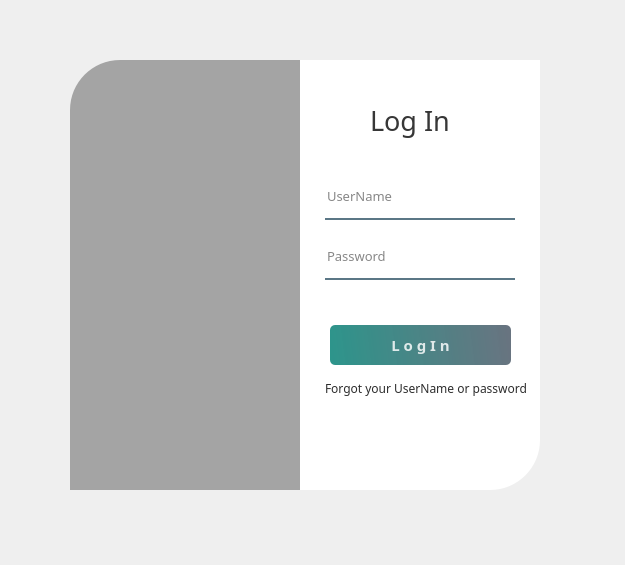
<?xml version="1.0" encoding="UTF-8"?>
<ui version="4.0">
 <class>Form</class>
 <widget class="QWidget" name="Form">
  <property name="geometry">
   <rect>
    <x>0</x>
    <y>0</y>
    <width>625</width>
    <height>565</height>
   </rect>
  </property>
  <property name="windowTitle">
   <string>Form</string>
  </property>
  <widget class="QWidget" name="widget" native="true">
   <property name="geometry">
    <rect>
     <x>30</x>
     <y>30</y>
     <width>550</width>
     <height>500</height>
    </rect>
   </property>
   <property name="font">
    <font>
     <family>Century Gothic</family>
    </font>
   </property>
   <property name="styleSheet">
    <string notr="true">QPushButton#pushButton {  
    background-color: qlineargradient(spread:pad, x1:0, y1:0.505682, x2:1, y2:0.477, stop:0 rgba(11, 131, 120, 219), stop:1 rgba(85, 98, 112, 226));  
    color: rgba(255, 255, 255, 210);  
    border-radius: 5px;  
}  

QPushButton#pushButton:hover {  
    background-color: qlineargradient(spread:pad, x1:0, y1:0.505682, x2:1, y2:0.477, stop:0 rgba(150, 123, 111, 219), stop:1 rgba(85, 81, 84, 226));  
}  

QPushButton#pushButton:pressed {  
    padding-left: 5px;  
    padding-top: 5px;  
    background-color: rgba(150, 123, 111, 255);  
}  
</string>
   </property>
   <widget class="QLabel" name="label">
    <property name="geometry">
     <rect>
      <x>40</x>
      <y>30</y>
      <width>280</width>
      <height>430</height>
     </rect>
    </property>
    <property name="font">
     <font>
      <family>Century Gothic</family>
     </font>
    </property>
    <property name="styleSheet">
     <string notr="true">border-image: url(:/images/background.jpg);
border-top-left-radius: 50px;</string>
    </property>
    <property name="text">
     <string/>
    </property>
   </widget>
   <widget class="QLabel" name="label_2">
    <property name="geometry">
     <rect>
      <x>40</x>
      <y>30</y>
      <width>280</width>
      <height>430</height>
     </rect>
    </property>
    <property name="font">
     <font>
      <family>Century Gothic</family>
     </font>
    </property>
    <property name="styleSheet">
     <string notr="true">background-color:rgba(0,0,0,80);
border-top-left-radius: 50px;</string>
    </property>
    <property name="text">
     <string/>
    </property>
   </widget>
   <widget class="QLabel" name="label_3">
    <property name="geometry">
     <rect>
      <x>270</x>
      <y>30</y>
      <width>240</width>
      <height>430</height>
     </rect>
    </property>
    <property name="font">
     <font>
      <family>Century Gothic</family>
     </font>
    </property>
    <property name="styleSheet">
     <string notr="true">background-color:rgba(255,255,255,255);
border-bottom-right-radius:50px;</string>
    </property>
    <property name="text">
     <string/>
    </property>
   </widget>
   <widget class="QLabel" name="label_4">
    <property name="geometry">
     <rect>
      <x>340</x>
      <y>70</y>
      <width>100</width>
      <height>40</height>
     </rect>
    </property>
    <property name="font">
     <font>
      <family>Century Gothic</family>
      <pointsize>20</pointsize>
      <bold>false</bold>
     </font>
    </property>
    <property name="styleSheet">
     <string notr="true">color:rgba(0,0,0,200);</string>
    </property>
    <property name="text">
     <string>Log In</string>
    </property>
   </widget>
   <widget class="QLineEdit" name="lineEdit">
    <property name="geometry">
     <rect>
      <x>295</x>
      <y>150</y>
      <width>190</width>
      <height>40</height>
     </rect>
    </property>
    <property name="font">
     <font>
      <family>Century Gothic</family>
      <pointsize>10</pointsize>
     </font>
    </property>
    <property name="styleSheet">
     <string notr="true">background-color: rgba(0, 0, 0, 0);
border: none;
border-bottom: 2px solid rgba(46, 82, 101, 200);
color: rgba(0, 0, 0, 240);
padding-bottom: 7px;</string>
    </property>
    <property name="placeholderText">
     <string>UserName</string>
    </property>
   </widget>
   <widget class="QLineEdit" name="lineEdit_2">
    <property name="geometry">
     <rect>
      <x>295</x>
      <y>210</y>
      <width>190</width>
      <height>40</height>
     </rect>
    </property>
    <property name="font">
     <font>
      <family>Century Gothic</family>
      <pointsize>10</pointsize>
     </font>
    </property>
    <property name="styleSheet">
     <string notr="true">background-color: rgba(0, 0, 0, 0);
border: none;
border-bottom: 2px solid rgba(46, 82, 101, 200);
color: rgba(0, 0, 0, 240);
padding-bottom: 7px;</string>
    </property>
    <property name="placeholderText">
     <string>Password</string>
    </property>
   </widget>
   <widget class="QPushButton" name="pushButton">
    <property name="geometry">
     <rect>
      <x>300</x>
      <y>295</y>
      <width>181</width>
      <height>40</height>
     </rect>
    </property>
    <property name="font">
     <font>
      <family>Century Gothic</family>
      <pointsize>11</pointsize>
      <bold>true</bold>
     </font>
    </property>
    <property name="styleSheet">
     <string notr="true"/>
    </property>
    <property name="text">
     <string>L o g I n</string>
    </property>
   </widget>
   <widget class="QLabel" name="label_5">
    <property name="geometry">
     <rect>
      <x>295</x>
      <y>350</y>
      <width>201</width>
      <height>16</height>
     </rect>
    </property>
    <property name="styleSheet">
     <string notr="true">color: rgba(0,0,0,210);</string>
    </property>
    <property name="text">
     <string>Forgot your UserName or password?</string>
    </property>
   </widget>
  </widget>
 </widget>
 <resources>
  <include location="../Documents/SC_pyqt5_LoginUI3-main/loginUi3/res.qrc"/>
 </resources>
 <connections/>
</ui>
